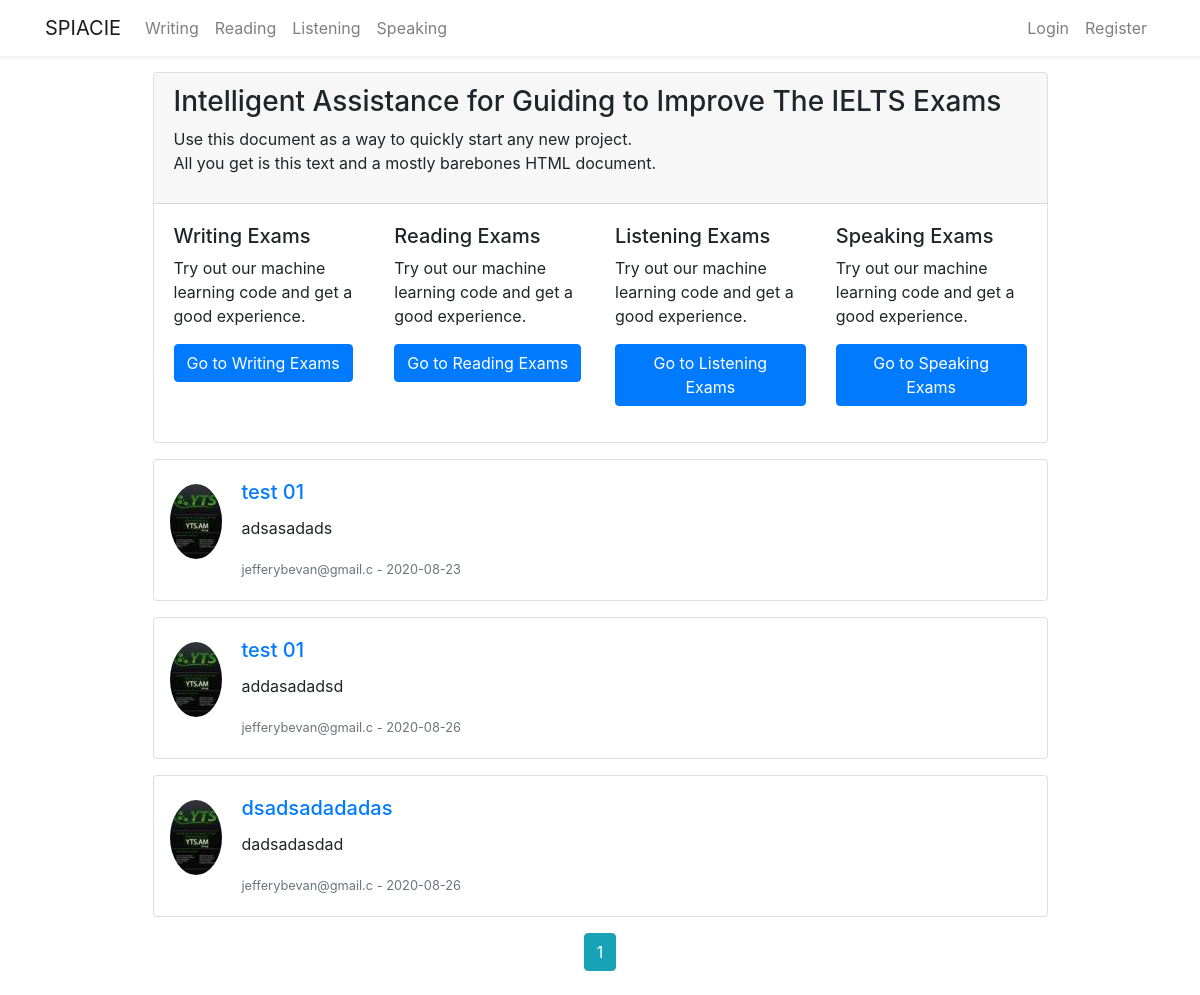
Page /home on the earlier database version.
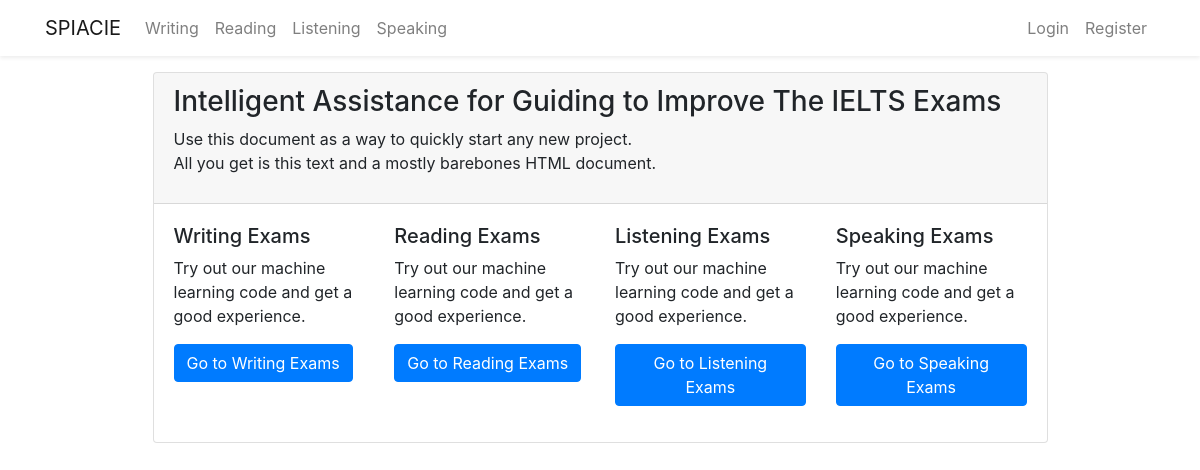
Same page on the later database version.
### flaskblog/models.py (models this page shows, shortened)
class Post(db.Model):
    id = db.Column(db.Integer, primary_key=True)
    title = db.Column(db.String(100), nullable=False)
    date_posted = db.Column(db.DateTime, nullable=False,
                            default=datetime.now())
    content = db.Column(db.Text, nullable=False)
    user_id = db.Column(db.Integer, db.ForeignKey('user.id'), nullable=False)

class User(db.Model, UserMixin):
    id = db.Column(db.Integer, primary_key=True)
    firstname = db.Column(db.String(20), nullable=False)
    lastname = db.Column(db.String(20), nullable=False)
    username = db.Column(db.String(20), unique=True, nullable=False)
    email = db.Column(db.String(20), unique=True, nullable=False)
    password = db.Column(db.String(20), nullable=False)
    image_file = db.Column(db.String(20), nullable=False,
                           default='default.jpg')
    post = db.relationship('Post', backref='author', lazy=True)
    writingpaper = db.relationship(
        'Writingpaper', backref='wcreator', lazy=True)
    writinganswer = db.relationship(
        'Writingpaperanswer', backref='wcandidate', lazy=True)
    speaking = db.relationship(
        'Speaking', backref='vspeak', lazy=True)
    speakinganswer = db.relationship(
        'Speakinganswer', backref='speakanswer', lazy=True)
    Speakinganswersav = db.relationship(
        'Speakinganswersaved', backref='speakinganswersaved', lazy=True)

### flaskblog/main/routes.py (the view)
@main.route("/")
@main.route("/home")
def home():
    page = request.args.get('page', 1, type=int)
    posts = Post.query.paginate(page=page, per_page=5)
    return render_template('home.html', posts=posts)

### flaskblog/templates/home.html (shortened to what the changed rows need)
{% extends 'layout.html'%} {% block content %}
<div class="container mt-3">
  <div class="row justify-content-center">
    <div class="col-md-10">
      {% for post in posts.items %}
      <div class="card mb-3 mt-3">
        <div class="row no-gutters">
          <div class="text-center">
            <img
              class="rounded-circle mt-4 ml-3"
              src="{{ url_for('static', filename='profile_pics/' + post.author.image_file) }}"
            />
          </div>
          <div class="col-md-6">
            <div class="card-body">
              <h5 class="card-title">
                <a
                  class="article-title"
                  href="{{ url_for('posts.post', post_id= post.id )}}"
                  >{{ post.title }}</a
                >
              </h5>
              <p class="card-text">{{ post.content }}</p>
              <p class="card-text">
                <small class="text-muted"
                  >{{ post.author.username }} - {{
                  post.date_posted.strftime('%Y-%m-%d') }}</small
                >
              </p>
            </div>
          </div>
        </div>
      </div>
      {% endfor %}
      <div class="text-center">
        {% for page_num in posts.iter_pages( left_edge=1, right_edge=1,
        left_current=1, right_current=2) %} {% if page_num %} {% if posts.page
        == page_num %}
        <a
          class="btn btn-info mb-4"
          href="{{ url_for('main.home', page=page_num) }}"
          >{{ page_num }}</a
        >
        {% else %}
        <a
          class="btn btn-outline-info mb-4"
          href="{{ url_for('main.home', page=page_num) }}"
          >{{ page_num }}</a
        >
        {% endif%} {% else %} .... {% endif%} {% endfor %}
      </div>
    </div>
  </div>
</div>
{% endblock content%}

Differences in the rows shown:
removed Post: image_file (picture), title "test 01", content "adsasadads", author.username "jefferybevan@gmail.c", date_posted "2020-08-23"
removed Post: image_file (picture), title "test 01", content "addasadadsd", author.username "jefferybevan@gmail.c", date_posted "2020-08-26"
removed Post: image_file (picture), title "dsadsadadadas", content "dadsadasdad", author.username "jefferybevan@gmail.c", date_posted "2020-08-26"
Other differences:
list line gone: "1"
